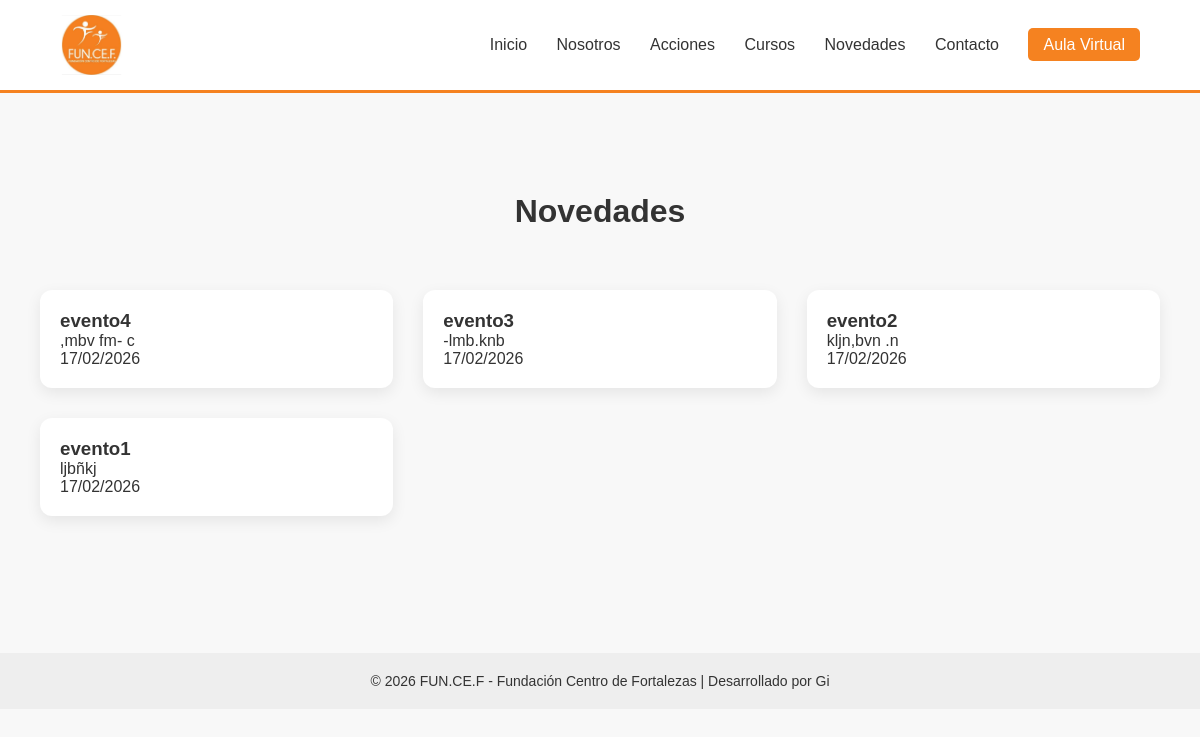
The app's page /novedades/, older data.
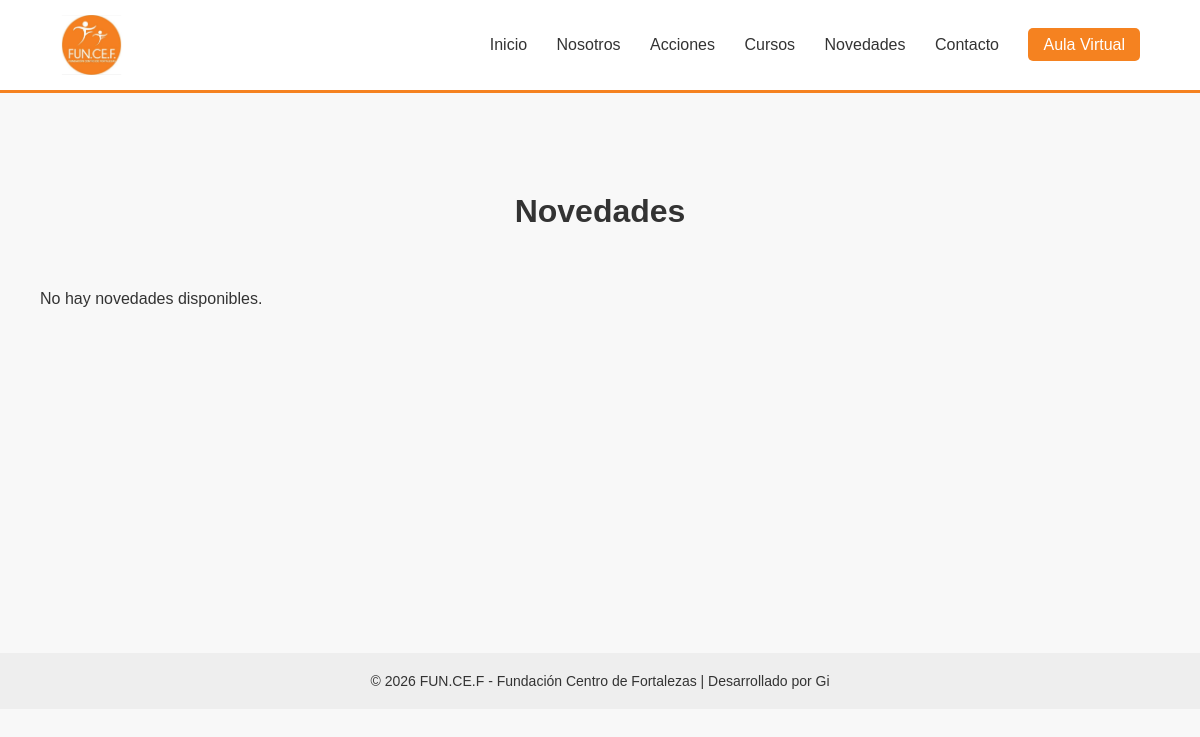
The same page, newer data.
### web/models.py (models this page shows)
class Novedad(models.Model):
    titulo = models.CharField(max_length=200)
    descripcion = models.TextField()
    imagen = models.ImageField(
        upload_to='novedades/',
        blank=True,
        null=True
    )
    fecha_creacion = models.DateTimeField(auto_now_add=True)
    class meta:
        ordering = ['-fecha_creacion']  # 🔥 más reciente primero
    def __str__(self):
        return self.titulo

### web/views.py (the view)
# urls.py: path('novedades/', views.novedades, name='novedades'),
def novedades(request):
    print("ENTRÉ A NOVEDADES")
    novedades = Novedad.objects.all().order_by('-fecha_creacion')
    print("NOVEDADES:", novedades)
    return render(request, 'web/novedades.html', {'novedades': novedades})

### web/templates/web/novedades.html (shortened to what this page needs)
{% extends 'web/base.html' %}
{% block content %}
<h1 class="titulo-seccion">Novedades</h1>
<div class="contenedor-cursos">
    {% for novedad in novedades %}
        <div class="card-curso">
            <div class="card-body">
                <h3>{{ novedad.titulo }}</h3>
                <p class="descripcion">
                    {{ novedad.descripcion|truncatewords:20 }}
                </p>
                <p class="fecha">
                    {{ novedad.fecha_creacion|date:"d/m/Y" }}
                </p>
            </div>
        </div>
    {% empty %}
        <p>No hay novedades disponibles.</p>
    {% endfor %}
</div>
{% endblock %}

Row changes from the older to the newer data that the page shows:
removed Novedad: titulo "evento4", descripcion ",mbv fm- c", fecha_creacion "17/02/2026"
removed Novedad: titulo "evento3", descripcion "-lmb.knb", fecha_creacion "17/02/2026"
removed Novedad: titulo "evento2", descripcion "kljn,bvn .n", fecha_creacion "17/02/2026"
removed Novedad: titulo "evento1", descripcion "ljbñkj", fecha_creacion "17/02/2026"
Text that changed along with them:
text now shown: "No hay novedades disponibles."
